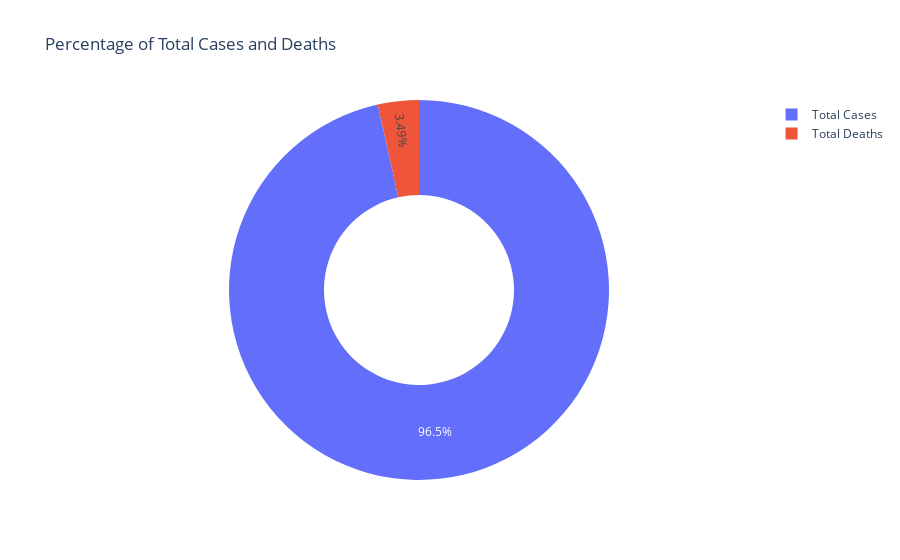

The notebook cell saved with this chart:
### Code cell
#percentage of total case and total deaths in countries with highest number of covid cases

# Percentage of Total Cases and Deaths
cases = data["Total Cases"].sum()
deceased = data["Total Deaths"].sum()

labels = ["Total Cases", "Total Deaths"]
values = [cases, deceased]

fig = px.pie(data, values=values, names=labels, 
             title='Percentage of Total Cases and Deaths', hole=0.5)
fig.show()

### Figure 1 — Plotly figure (JSON) as saved in the notebook; plotly's stock layout.template omitted (floating-point values rounded to 4 significant figures)
{"data": [{"domain": {"x": [0, 1], "y": [0, 1]}, "hole": 0.5, "hovertemplate": "label=%{label}<br>value=%{value}<extra></extra>", "labels": ["Total Cases", "Total Deaths"], "legendgroup": "", "name": "", "showlegend": true, "type": "pie", "values": [2118373473, 76566940]}], "layout": {"legend": {"tracegroupgap": 0}, "title": {"text": "Percentage of Total Cases and Deaths"}}}
